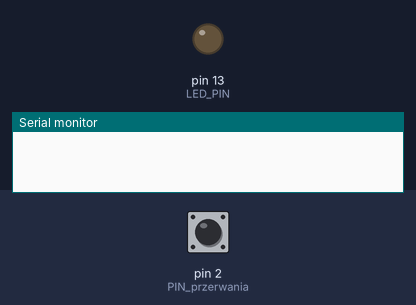
The sketch below on a simulated Arduino Uno, built with avr-gcc and run on an emulated ATmega328P. Shown: output pins drawn as LEDs (lit = HIGH), the last lines printed to the serial monitor. The test bench sets the inputs (shaded band); at power-on: pin 2 (PIN_przerwania) HIGH.

Above: at 1.2 s.
1.3 s: pin 2 (PIN_przerwania) pulled LOW for 0.15 s
At 2.5 s:
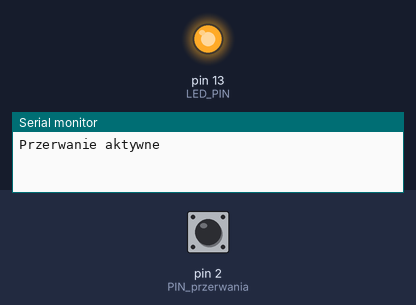
2.9 s: pin 2 (PIN_przerwania) pulled LOW for 1 s
At 3.8 s:
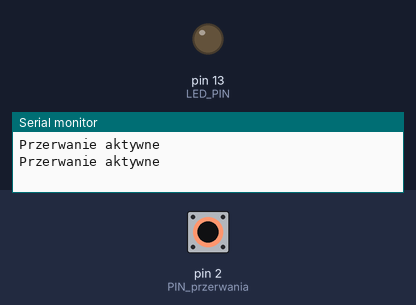
5.4 s: pin 2 (PIN_przerwania) pulled LOW for 3.2 s
At 5.7 s:
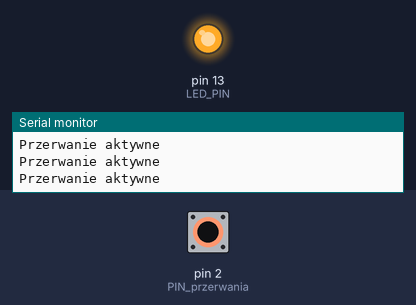
Timing chart, 0 to 8.4 s (numbered marks = the images above; inputs shaded):
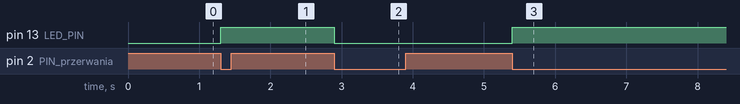

The sketch:

lab4_zad1.ino
```cpp
#define LED_PIN 13
const byte PIN_przerwania = 2;
volatile byte LED_stan = LOW;

void setup() {
  Serial.begin(9600);
  pinMode(LED_PIN, OUTPUT);
  pinMode(PIN_przerwania, INPUT_PULLUP);
  digitalWrite(LED_PIN, LED_stan);
  attachInterrupt(digitalPinToInterrupt(PIN_przerwania), blink, FALLING);
}

void loop() {
  digitalWrite(LED_PIN, LED_stan);
}

void blink() {
  Serial.print("Przerwanie aktywne\n");
  LED_stan = !LED_stan;
}
```

Measured:
- after the input at 1.3 s, pin 13 (LED_PIN): LOW → HIGH at once
- after the input at 2.9 s, pin 13 (LED_PIN): HIGH → LOW at once
- after the input at 5.4 s, pin 13 (LED_PIN): LOW → HIGH at once
